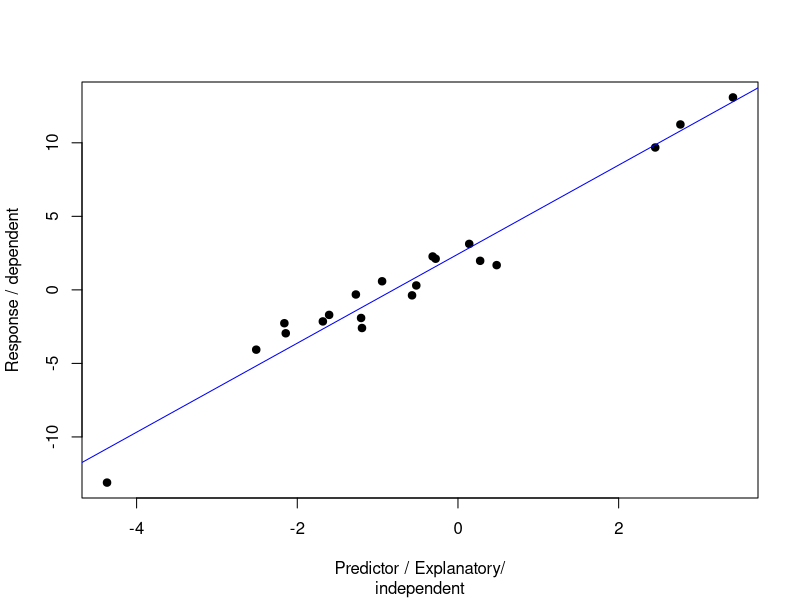

This figure's R source:
## ---- chunk 1
knitr::opts_chunk$set(echo = FALSE)
library(plotrix)
library(tidyverse)
library(ggplot2)
## ---- chunk 2
set.seed(5)
npoints <- 20
x <- rnorm(npoints, mean = 0, sd= 2)
y <- 2 + x*3 + rnorm(npoints, 0, 1)
plot(y ~ x, pch = 19, xlab = 'Predictor / Explanatory/',
     ylab = 'Response / dependent', xlim = c(min(x), max(x)))
mtext('independent', side = 1, line = 4)
abline(lm(y ~ x), col = 'blue')
